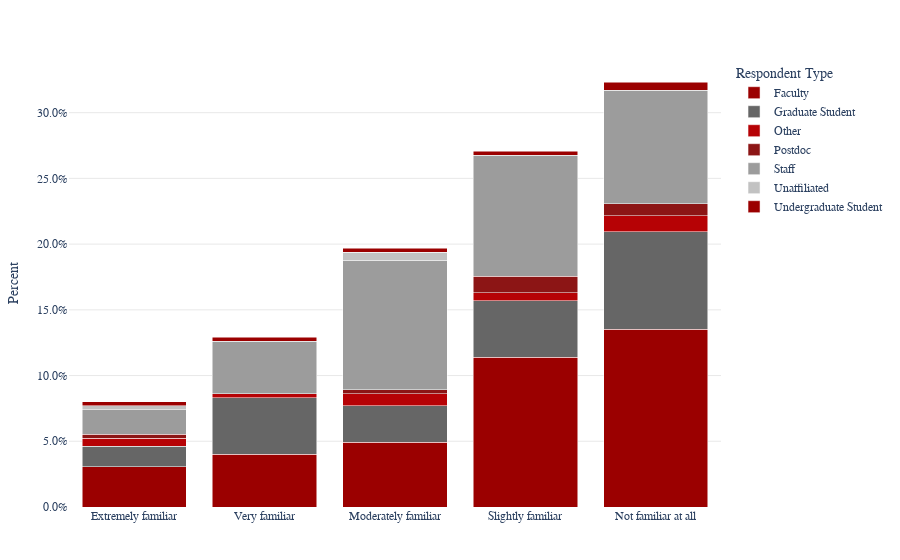

The notebook cell this image was saved under:
### Markdown cell above
```{raw} html
:file: _static/familiarity_software.html
```

[Arduino boards](https://www.arduino.cc/) are an example of open source hardware

### Code cell
fig2 = px.bar(
    f2_df, x="QID10", y="Percent",
    color="Respondent Type",
    barmode="stack"
)
fig2.update_layout(
    yaxis=dict(tickformat=".1%"),
    xaxis_title="",
    plot_bgcolor="white",
    paper_bgcolor="white"
)
fig2.show()
fig2.write_html('_static/familiarity_hardware.html', full_html=False, include_plotlyjs='cdn')

### Figure 1 — Plotly figure (JSON) as saved in the notebook; plotly's stock layout.template omitted (floating-point values rounded to 4 significant figures)
{"data": [{"hovertemplate": "Respondent Type=Faculty<br>QID10=%{x}<br>Percent=%{y}<extra></extra>", "legendgroup": "Faculty", "marker": {"color": "#9B0000", "pattern": {"shape": ""}}, "name": "Faculty", "orientation": "v", "showlegend": true, "textposition": "auto", "type": "bar", "x": ["Extremely familiar", "Very familiar", "Moderately familiar", "Slightly familiar", "Not familiar at all"], "xaxis": "x", "y": [0.03077, 0.04, 0.04923, 0.1138, 0.1354], "yaxis": "y"}, {"hovertemplate": "Respondent Type=Graduate Student<br>QID10=%{x}<br>Percent=%{y}<extra></extra>", "legendgroup": "Graduate Student", "marker": {"color": "#666666", "pattern": {"shape": ""}}, "name": "Graduate Student", "orientation": "v", "showlegend": true, "textposition": "auto", "type": "bar", "x": ["Extremely familiar", "Very familiar", "Moderately familiar", "Slightly familiar", "Not familiar at all"], "xaxis": "x", "y": [0.01538, 0.04308, 0.02769, 0.04308, 0.07385], "yaxis": "y"}, {"hovertemplate": "Respondent Type=Other<br>QID10=%{x}<br>Percent=%{y}<extra></extra>", "legendgroup": "Other", "marker": {"color": "#B60205", "pattern": {"shape": ""}}, "name": "Other", "orientation": "v", "showlegend": true, "textposition": "auto", "type": "bar", "x": ["Extremely familiar", "Very familiar", "Moderately familiar", "Slightly familiar", "Not familiar at all"], "xaxis": "x", "y": [0.006154, 0.003077, 0.009231, 0.006154, 0.01231], "yaxis": "y"}, {"hovertemplate": "Respondent Type=Postdoc<br>QID10=%{x}<br>Percent=%{y}<extra></extra>", "legendgroup": "Postdoc", "marker": {"color": "#8c1515", "pattern": {"shape": ""}}, "name": "Postdoc", "orientation": "v", "showlegend": true, "textposition": "auto", "type": "bar", "x": ["Extremely familiar", "Moderately familiar", "Slightly familiar", "Not familiar at all"], "xaxis": "x", "y": [0.003077, 0.003077, 0.01231, 0.009231], "yaxis": "y"}, {"hovertemplate": "Respondent Type=Staff<br>QID10=%{x}<br>Percent=%{y}<extra></extra>", "legendgroup": "Staff", "marker": {"color": "#9c9c9c", "pattern": {"shape": ""}}, "name": "Staff", "orientation": "v", "showlegend": true, "textposition": "auto", "type": "bar", "x": ["Extremely familiar", "Very familiar", "Moderately familiar", "Slightly familiar", "Not familiar at all"], "xaxis": "x", "y": [0.01846, 0.04, 0.09846, 0.09231, 0.08615], "yaxis": "y"}, {"hovertemplate": "Respondent Type=Unaffiliated<br>QID10=%{x}<br>Percent=%{y}<extra></extra>", "legendgroup": "Unaffiliated", "marker": {"color": "#c2c2c2", "pattern": {"shape": ""}}, "name": "Unaffiliated", "orientation": "v", "showlegend": true, "textposition": "auto", "type": "bar", "x": ["Extremely familiar", "Moderately familiar"], "xaxis": "x", "y": [0.003077, 0.006154], "yaxis": "y"}, {"hovertemplate": "Respondent Type=Undergraduate Student<br>QID10=%{x}<br>Percent=%{y}<extra></extra>", "legendgroup": "Undergraduate Student", "marker": {"color": "#9B0000", "pattern": {"shape": ""}}, "name": "Undergraduate Student", "orientation": "v", "showlegend": true, "textposition": "auto", "type": "bar", "x": ["Extremely familiar", "Very familiar", "Moderately familiar", "Slightly familiar", "Not familiar at all"], "xaxis": "x", "y": [0.003077, 0.003077, 0.003077, 0.003077, 0.006154], "yaxis": "y"}], "layout": {"barmode": "stack", "legend": {"title": {"text": "Respondent Type"}, "tracegroupgap": 0}, "paper_bgcolor": "white", "plot_bgcolor": "white", "xaxis": {"anchor": "y", "domain": [0.0, 1.0], "title": {"text": ""}}, "yaxis": {"anchor": "x", "domain": [0.0, 1.0], "tickformat": ".1%", "title": {"text": "Percent"}}}}
